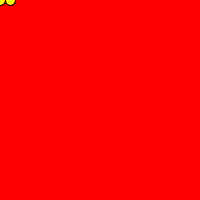
Frame 1 (no input)
Frame 60 (the mouse pressed at the canvas centre just before this capture): identical to frame 1, image omitted
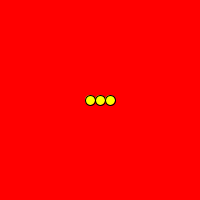
Frame 120 (the mouse held since frame 60 and released just before this capture)

The Processing sketch that drew these frames (run headless with seeded random() and noise(); from frame 60 on, the mouse is pressed at the canvas centre):

// Processing sketch: processing_73030
// ── processing_73030.pde

/* in this example, a bunch of ellipses are
moving with the mouse overtime.
The pivot point (i.e. mouse point) is the centre circle.

Developed by: Laura Maye, University of Limerick
*/

int x, y;
int shapeSize = 10;

void setup()
{
  size(200, 200);
}

void draw()
{
  background(255, 0, 0);
  x = mouseX;
  y = mouseY;
  fill(255, 255, 0);
  ellipse(x, y, shapeSize, shapeSize);
  ellipse(x - shapeSize, y, shapeSize, shapeSize);
  ellipse(x + shapeSize, y, shapeSize, shapeSize);
}
